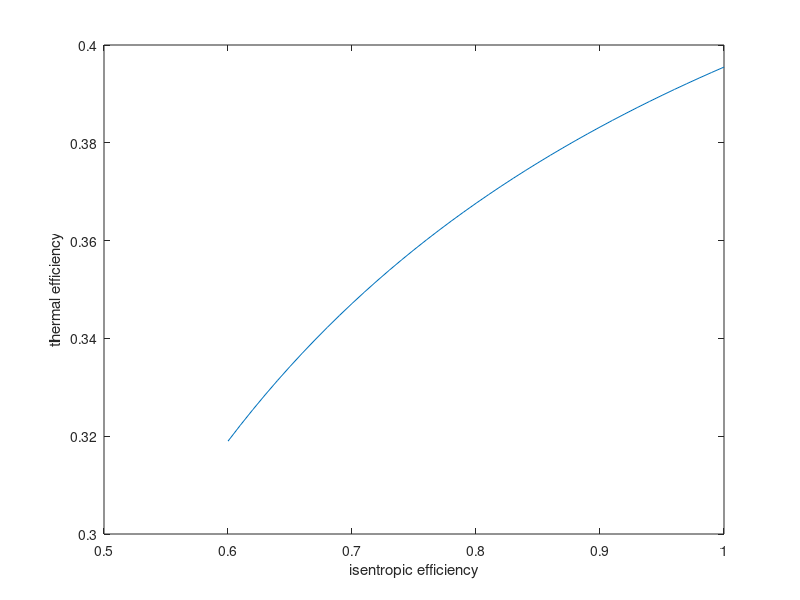
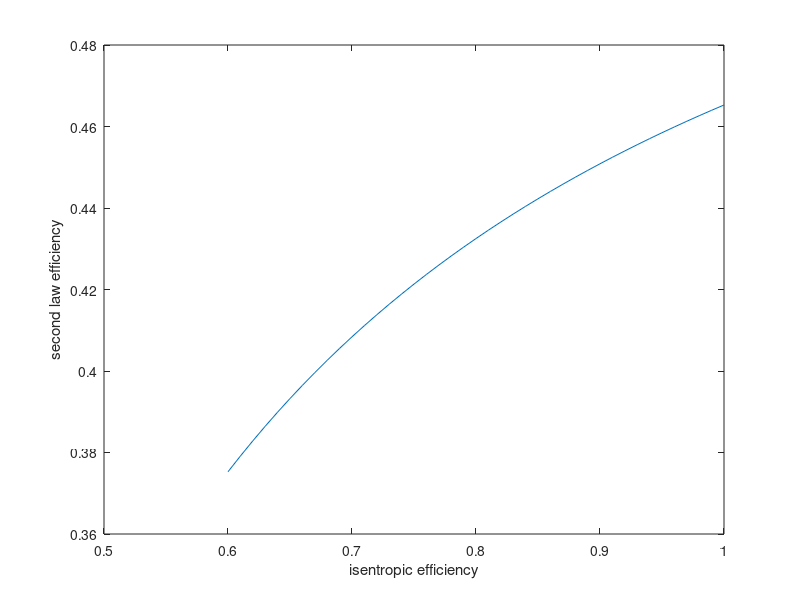
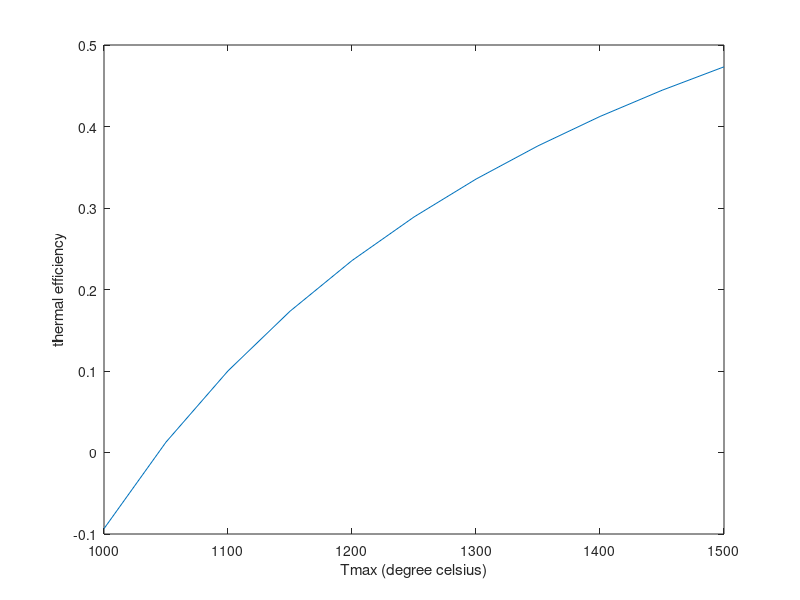
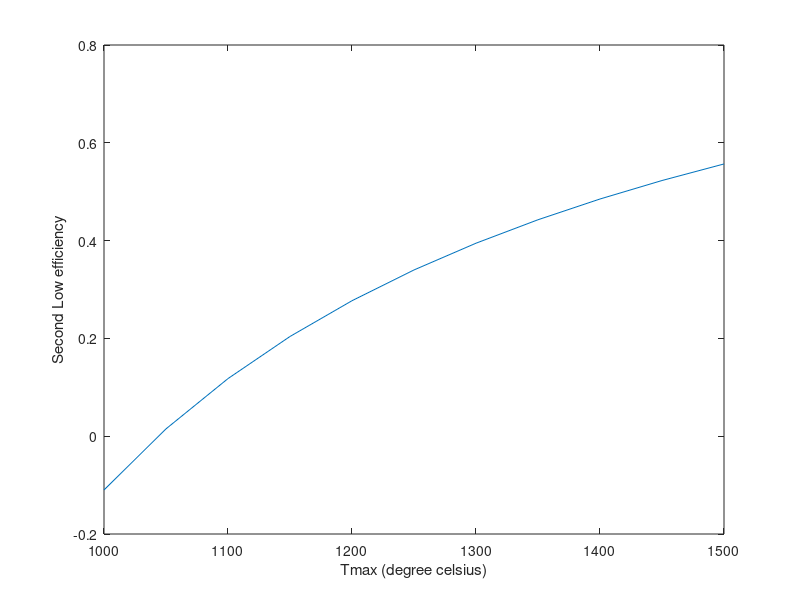

These figures' MATLAB source, in order:
% The Value of compression isentropic efficiency
Eff_Isentropic  = (60:1:100)/100;
To=300; 
Tsource=2000;
%% Graph Thermal and Second Law Efficiency 
%To Calculate T4
% T4c = T4 = T2

for x = 1: length(Eff_Isentropic)
    T4c(x) = (110.62+(300*Eff_Isentropic(x)))/Eff_Isentropic(x) ;
end

%The Constant Value of Temperature  
T1c=300;      T3c=T1c;    %  T1 = T3;
T5c=1600;     T7c=T5c;    %  T5 = T7;
T6c=1168.95;  T8c=T6c;    %  T6 = T8;
for x = 1: length(Eff_Isentropic)
    %Law of Thermal Efficiency
    Eff_Thermal(x) = (T5c-T6c+T7c-T8c-T4c(x)+T1c-T4c(x)+T3c)/(T5c-T4c(x)+T7c-T6c);
end
figure(1)
plot(Eff_Isentropic,Eff_Thermal);
xlabel('isentropic efficiency');
ylabel('thermal efficiency');

for x = 1:length(Eff_Isentropic)
    % Law of Second Law of Thermodynamics Efficiency
    %T2c(x) = T4c(x);
    Eff_SecondLaw(x) = (T5c-T6c+T7c-T8c-T4c(x)+T1c-T4c(x)+T3c)/((1-(To/Tsource))*(T5c-T4c(x)+T7c-T6c));
end
figure(2)
plot(Eff_Isentropic,Eff_SecondLaw);
xlabel('isentropic efficiency');
ylabel('second law efficiency');

%% Graph Thermal and Second Law Efficiency With Maximum Temperature
Tmax = (1000:50:1500)+273; % T5 = T7 -> Maximum Temperature (degrees Kelven)

T6M=1168.95; T8M=T6M; % T6 = T8 
T4M=447.49;  T2M=T4M; % T4 = T2
T1M=300;     T3M=T1M; % T1 = T3

for x = 1:length(Tmax)
    %Thremal efficiency With Maximum Temprature 
    Eff_Thermal_Tmax(x) = (Tmax(x)-T6M+Tmax(x)-T8M-T2M+T1M-T4M+T3M)/(Tmax(x)-T4M+Tmax(x)-T6M);
end
figure(3)
plot(Tmax-273,Eff_Thermal_Tmax);
xlabel('Tmax (degree celsius)');
ylabel('thermal efficiency');

for x = 1:length(Tmax)
    % Law of Second Low Efficiency With Maximum Temprature 
    Eff_SecondLaw_Tmax(x) = (Tmax(x)-T6M+Tmax(x)-T8M-T2M+T1M-T4M+T3M)/((1-(To/Tsource))*(Tmax(x)-T4M+Tmax(x)-T6M));
end
figure(4)
plot(Tmax-273,Eff_SecondLaw_Tmax);
xlabel('Tmax (degree celsius)');
ylabel('Second Low efficiency');

%% Graph Thermal and Second Law Efficiency With Minimum Temperature
Tmin = (0:1:50)+273; % T1 = T3 -> Minimum Temperature (degrees Kelven)

T6N=1168.95;  T8N=T6N; % T6 = T8
T4N=447.49;   T2N=T4N; % T4 = T2
T5N=1600;     T7N=T5N; % T5 = T7

for x = 1:length(Tmin)
    % Law of Thremal Efficiency With Minimum Temprature 
    Eff_Thermal_Tmin(x) = (T5N-T6M+T7N-T8N-T2N+Tmin(x)-T4N+Tmin(x))/(T5N-T4N+T7N-T6N);
end
figure(5)
plot(Tmin-273,Eff_Thermal_Tmin);
xlabel('Tmin (degree celsius)')
ylabel('thermal efficiency')

for x = 1:length(Tmin)
    % Law of Second Low Efficiency With Minimum Temprature 
    Eff_SecondLaw_Tmin(x) = (T5N-T6N+T7N-T8N-T2N+Tmin(x)-T4N+Tmin(x))/((1-(To/Tsource))*(T5N-T4N-T6N+T7N));
end
figure(6)
plot(Tmin-273,Eff_SecondLaw_Tmin);
xlabel('Tmin (degree celsius)')
ylabel('Second Law efficiency')

%% Brayton cycle with four stages
N(1)= 2;
N(2)= 3;
N(3)= 4;

Rp = 9;
for x = 1:length(N)
    Rp_Stage(x) = Rp^(1/N(x));
end
Tmin_NN = 300 ; % 300 Kelven degree -- Tmin = T1
Tmax_NN = 1600; % 1600 Kelven degree -- Tmax = T5
P_hight = 9*(10)^5; % The Hight Pressure = 9 bar 
P_low = (10)^5;     % The Low Pressure = 1 bar 
y = 1.4; % The specific Heat Ratio for Air 
Eff_ise_Compressor  = 75;
Eff_ise_Turbine = 100;

%Brayton cycle with N = 2
T1_N2 = Tmin_NN;
T3_N2 = T1_N2;
T5_N2 = Tmax_NN;
T7_N2 = T5_N2;
T8_N2 = 1168.95;
T4_N2 = 447.49;

%Process (1)--->(2s) In Comperssor 
T2s_N2 = Tmin_NN*(Rp_Stage(1))^((y-1)/y);
T2a_N2 = (((T2s_N2-Tmin_NN))/(Eff_ise_Compressor/100))+Tmin_NN;

%Process (5)--->(6s) In Turbine 
T6s_N2 = Tmax_NN/((Rp_Stage(1))^((y-1)/y));
T6a_N2 = T6s_N2; % The Efficiency of Turbine = 100%

Eff_Thermal_N2 = (T5_N2-T6a_N2+T7_N2-T8_N2-T2a_N2+T1_N2-T4_N2+T3_N2)/(T5_N2-T4_N2+T7_N2-T6a_N2);
Eff_SecondLaw_N2 = (T5_N2-T6a_N2+T7_N2-T8_N2-T2a_N2+T1_N2-T4_N2+T3_N2)/((1-(To/Tsource))*(T5_N2-T4_N2+T7_N2-T6a_N2));

%Brayton cycle with N = 3

T1_N3 = Tmin_NN ; 
T3_N3 = T1_N3 ;
T5_N3 = T3_N3;
T7_N3 = Tmax_NN;
T9_N3 = T7_N3;
T11_N3 = T9_N3;

%Process (1)--->(2)  
T2s_N3 = Tmin_NN*(Rp_Stage(2))^((y-1)/y);
T2a_N3 = (((T2s_N3-Tmin_NN))/(Eff_ise_Compressor/100))+Tmin_NN;

%Process (3)--->(4s)
T4s_N3 = Tmin_NN*(Rp_Stage(2))^((y-1)/y);

%Process (3)--->(4)
T4a_N3 = (((T2s_N3-Tmin_NN))/(Eff_ise_Compressor/100))+Tmin_NN;
T6_N3 = T4a_N3;

%Process (7)--->(8s)
T8s_N3 = ((1/Rp_Stage(2))^((y-1)/y))*Tmax_NN;
T8_N3 = T8s_N3;

%Process (9)--->(10)
T10_N3 = T8_N3;
T12_N3 = T10_N3;

Eff_Thermal_N3 = (T7_N3-T8_N3+T9_N3-T10_N3+T11_N3-T12_N3-T6_N3+T5_N3-T4a_N3+T3_N3-T2a_N3+T1_N3)/(T7_N3-T6_N3+T9_N3-T8_N3+T11_N3-T10_N3);
Eff_SecondLaw_N3 = (T7_N3-T8_N3+T9_N3-T10_N3+T11_N3-T12_N3-T6_N3+T5_N3-T4a_N3+T3_N3-T2a_N3+T1_N3)/((1-(To/Tsource))*(T7_N3-T6_N3+T9_N3-T8_N3+T11_N3-T10_N3));


%Brayton cycle with N = 4
T1_N4 = Tmin_NN ; 
T3_N4 = T1_N4 ;
T5_N4 = T3_N4;
T7_N4 = T5_N4;
T9_N4 = Tmax_NN ; 
T11_N4 = T9_N4 ;
T13_N4 = T11_N4;
T15_N4 = T13_N4;

%Process (1)--->(2) 
T2s_N4 = Tmin_NN*(Rp_Stage(3))^((y-1)/y);
T2_N4 = (((T2s_N4-Tmin_NN))/(Eff_ise_Compressor/100))+Tmin_NN;

%Process (3)--->(4)
T4_N4 = (((T2s_N4-Tmin_NN))/(Eff_ise_Compressor/100))+Tmin_NN;

%Process (5)--->(6)
T6_N4 = T4_N4;

%Process (7)--->(8)
T8_N4 = T6_N4;

%Process (9)--->(10)
T10_N4 = Tmax_NN/(Rp_Stage(3))^((y-1)/y);

%Process (11)--->(12)
T12_N4 = T10_N4;

%Process (13)--->(14)
T14_N4 = T12_N4;

%Process (15)--->(16)
T16_N4 = T14_N4;

Eff_Thermal_N4 = ((T9_N4-T10_N4)+(T11_N4-T12_N4)+(T13_N4-T14_N4)+(T15_N4-T16_N4)-(T8_N4-T7_N4)-(T4_N4-T3_N4)-(T2_N4-T1_N4)-(T6_N4-T5_N4))/((T9_N4-T8_N4)+(T11_N4-T10_N4)+(T13_N4-T12_N4)+(T15_N4-T14_N4));
                    
                    
Eff_SecondLow_N4 = ((T9_N4-T10_N4)+(T11_N4-T12_N4)+(T13_N4-T14_N4)+(T15_N4-T16_N4)-(T8_N4-T7_N4)-(T4_N4-T3_N4)-(T2_N4-T1_N4)-(T6_N4-T5_N4))/((1-(To/Tsource))*((T9_N4-T8_N4)+(T11_N4-T10_N4)+(T13_N4-T12_N4)+(T15_N4-T14_N4)));



Eff_Thermal_Stages(1) = Eff_Thermal_N2;
Eff_Thermal_Stages(2) = Eff_Thermal_N3;
Eff_Thermal_Stages(3) = Eff_Thermal_N4;

figure(7)
plot(N,Eff_Thermal_Stages);

Eff_SecondLow_Stages(1) = Eff_SecondLaw_N2;
Eff_SecondLow_Stages(2) = Eff_SecondLaw_N3;
Eff_SecondLow_Stages(3) = Eff_SecondLow_N4;

figure(8)
plot(N,Eff_SecondLow_Stages);





